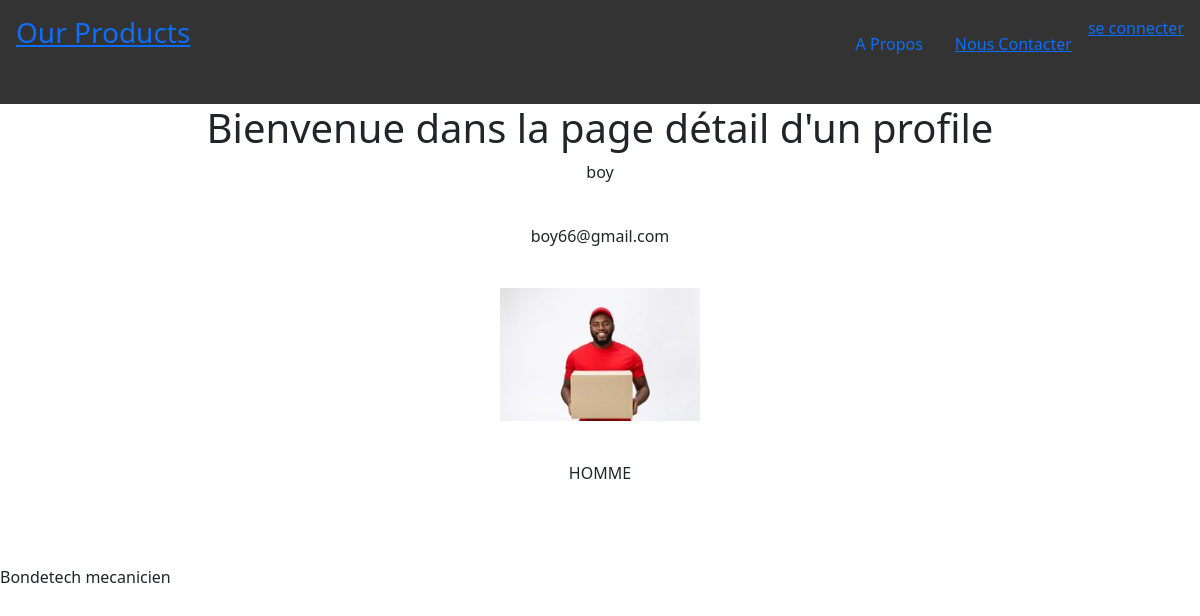
Before: /authentication/detail/2 with the older database file.
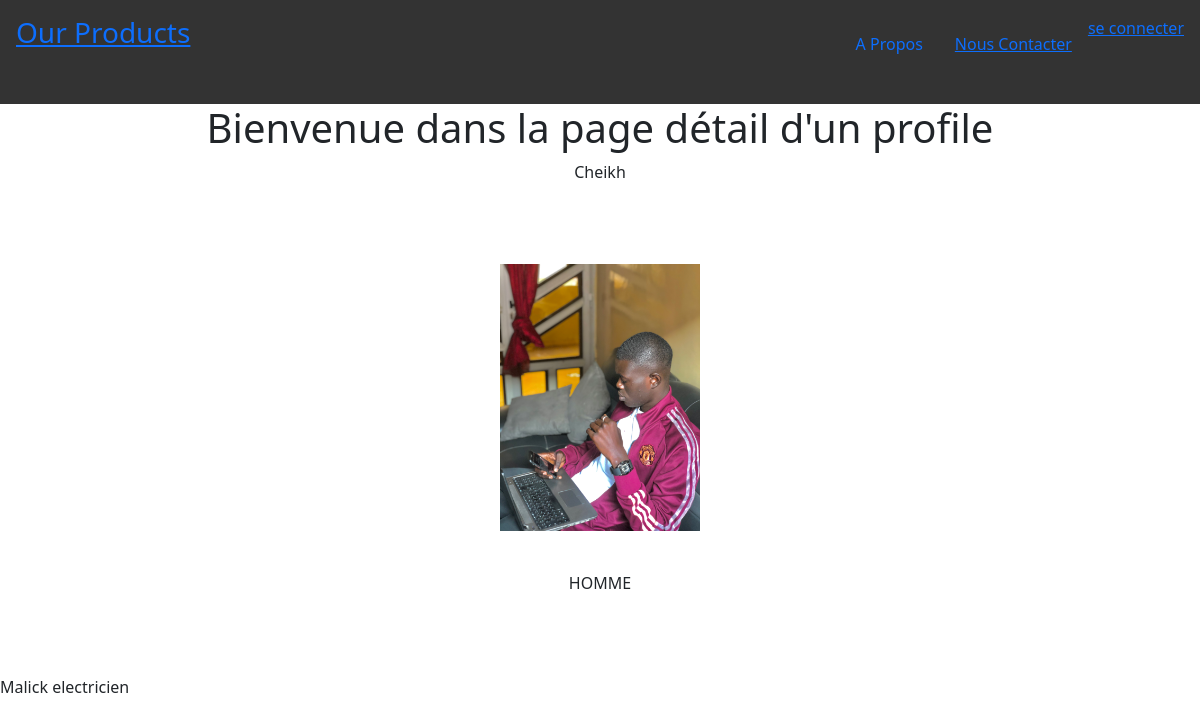
After: the same page with the newer database file.
### authentication/models.py (models this page shows, shortened)
class User(AbstractUser):
    WORKER = 'WORKER'
    SUBSCRIBER = 'SUBSCRIBER'
    ROLE_CHOICES = (
        (WORKER, 'Trvailleur'),
        (SUBSCRIBER,'Abonné')
    )
    HOMME = 'HOMME'
    FEMME = 'FEMME'
    SEXE_CHOICES = (
        (HOMME, 'Homme'),
        (FEMME, 'Femme')
    )
    profile_photo = models.ImageField(verbose_name='Photo de profile',upload_to='photo_de_profile')
    sexe = models.CharField(max_length=30,choices=SEXE_CHOICES,verbose_name='Sexe')
    role = models.CharField(max_length=30,choices=ROLE_CHOICES,verbose_name='Role')

### job/models.py (models this page shows, shortened)
class Worker(models.Model):
    objects = None
    LUNDI = 'LUNDI'
    MARDI = 'MARDI'
    MERCREDI = 'MERCREDI'
    JEUDI = 'JEUDI'
    VENDREDI = 'VENDREDI'
    SAMEDI = 'DIMANCHE'
    DIMANCHE = 'DIMANCHE'
    JOUR_DE_TRAVAILLE = (
        (LUNDI, 'LUNDI'),
        (MARDI, 'MARDI'),
        (MERCREDI, 'MERCREDI'),
        (JEUDI, 'JEUDI'),
        (VENDREDI, 'VENDREDI'),
        (SAMEDI, 'DIMANCHE'),
        (DIMANCHE, 'DIMANCHE')
    )
    DAKAR = 'DAKAR'
    THIES = 'THEIS'
    LOUGA = 'LOUGA'
    ZONE_DE_DEPLACEMENT = (
        (DAKAR, 'DAKAR'),
        (THIES, 'THEIS'),
        (LOUGA, 'LOUGA'))
    JOURNEE = 'JOURNEE'
    NUIT = 'NUIT'
    HEURES_DE_TRAVAILLE = (
        (JOURNEE, 'JOURNEE'),
        (NUIT, 'NUIT')
    )
    slug = models.SlugField(max_length=30,unique=True)
    ouvrier = models.ForeignKey(settings.AUTH_USER_MODEL,on_delete=models.CASCADE,related_name='ouvrier')
    photo = models.ImageField(upload_to='photos')
    metier = models.ForeignKey(Metier,max_length=50,blank=False,on_delete=models.CASCADE)
    bio = models.CharField(max_length=200)
    adress_home = models.CharField(max_length=50,blank=False)
    contact = models.IntegerField(max_length=12 ,null=True)
    zone_de_deplacement = MultiSelectField(max_length=30, choices=ZONE_DE_DEPLACEMENT,max_choices=2)
    jours_de_travaille = MultiSelectField(choices=JOUR_DE_TRAVAILLE)
    heures_de_travaille = models.CharField(max_length=30, choices=HEURES_DE_TRAVAILLE)
    etoile = models.BooleanField(default=False)
    date_created = models.DateTimeField(auto_now_add=True)
    date_update = models.DateTimeField(auto_now_add=True)
    likes = models.ManyToManyField(settings.AUTH_USER_MODEL, related_name='userLike_worker')

class Metier(models.Model):
    objects = None
    slug = models.SlugField(max_length=30,unique=True)
    nom_du_metier = models.CharField(max_length=50,verbose_name="Ton Métier")
    def __str__(self):
        return str(self.nom_du_metier)

### authentication/views.py (the view)
# urls.py: path("detail/<int:id>",detail_profile,name="detail_profile"),
def detail_profile(request,id):
    profile = get_object_or_404(User,id=id)
    work = get_object_or_404(Worker, id=id)
    context = {'profile': profile,
               'work': work}
    return  render(request,"authentication/profile_detail.html",context)

### Linking/templates/authentication/profile_detail.html (shortened to what this page needs)
{% extends 'base.html' %}
{% block contenu %}
<h1 class="text-center"> Bienvenue dans la page détail d'un profile  </h1>
        <p class="text-center"> {{ profile.username }} </p> <br>
        <p class="text-center"> {{ profile.email }} </p> <br>
        {% if profile.profile_photo %}
        <p class="text-center"> <img src="{{ profile.profile_photo.url }}" width="200">  </p> <br>
        {% else %}
        <p class="text-center"> <img src="" alt="Pas de photo profile">  </p> <br>
        {% endif %}
        <p class="text-center"> {{ profile.sexe }} </p> <br>
        <p class="text-center"> {{ profile.adress_home }} </p> <br>
        {{ work.ouvrier }}
        {{ work.metier }}
{% endblock %}

### Linking/templates/base.html (shortened to what this page needs)
<!doctype html>
<html lang="en">
<head>
    <link href="https://cdn.jsdelivr.net/npm/bootstrap@5.2.2/dist/css/bootstrap.min.css" rel="stylesheet">
</head>
<body>
    <div class="list"
        style=" border: none;
        color: white;
        background-color: #333;
        padding: 1rem;
        display: flex;
        justify-content: space-between;"
    >
        <h3 id="title-nav"><a href="{% url 'job:home' %}">Our Products </a></h3>
        <ul style=" display: flex; justify-content: flex-end;">
            <li style="list-style: none; padding: 1rem; "><a style="text-decoration: none; " href="{% url 'job:home' %}">A Propos</a></li>
            <li style="list-style: none; padding: 1rem;"><a href="#">Nous Contacter</a></li>
            {% if user.is_authenticated %}
             <li>
                  {% if user.profile_photo %}
                 <img src="{{ user.profile_photo.url }}" width="40">
                 {% else %}
                 <h4>Pas de photo</h4>
                 {% endif %}
                 <p class="text-center">@{{ user.username }} </p>
                   {% if user.username == user.username %}
                      <p class="text-center"><a href="{% url 'authentication:detail_profile' user.id %}">Settings</a> </p>
                     {% endif %}
            <p> <a class="text-center" href="{% url 'authentication:logout' %}"> se deconnecter</a> </p>
            {% else %}
            <p class="text-center"><a href="{% url 'authentication:login' %}">se connecter</a> </p>
            {% endif %}
        </ul>
    </div>
    {% block contenu %}
    {% endblock %}
</body>
</html>

Changed rows visible on the page:
changed User "HOMME": username "boy" → "Cheikh"; profile_photo: a different picture; email "boy66@gmail.com" → (not shown)
changed Worker: ouvrier "Bondetech" → "Malick"; metier "mecanicien" → "electricien"
